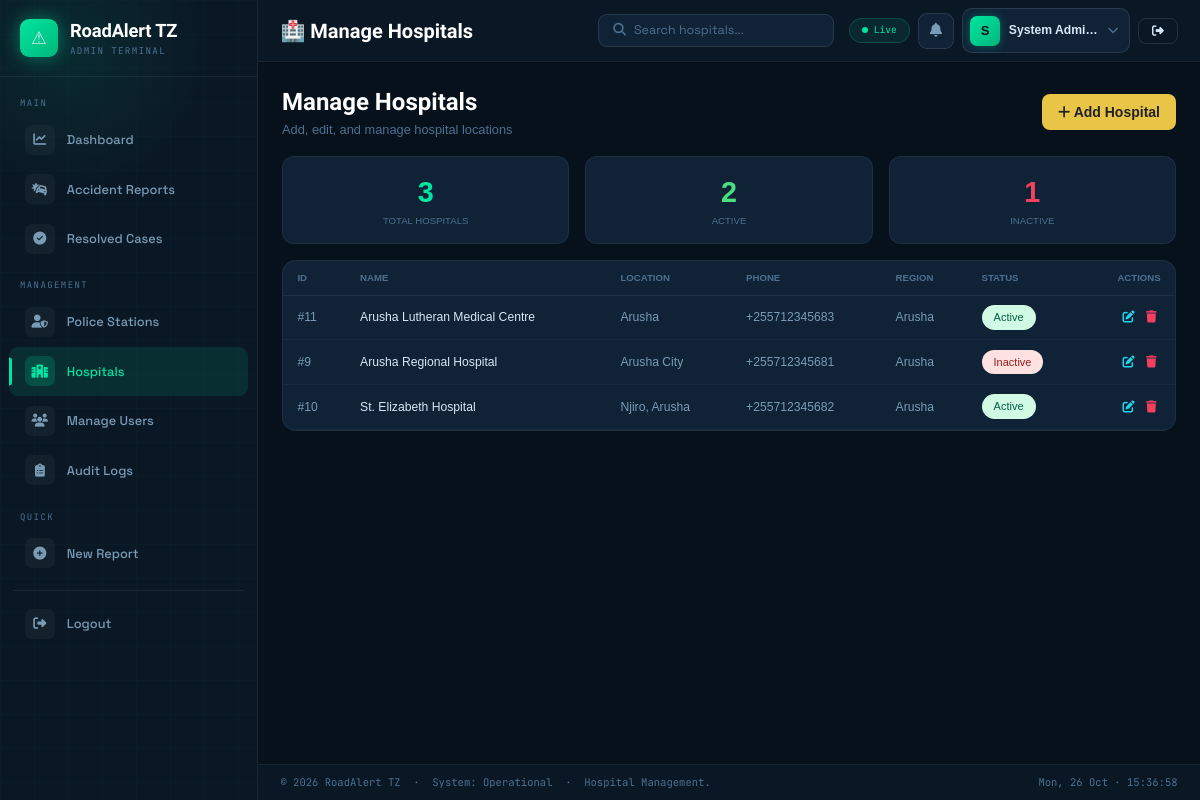
Page /admin/manage_hospital.php (signed in) on the committed database.
### tables this page shows
CREATE TABLE `hospital_stations` (
  `id` int(11) NOT NULL,
  `name` varchar(100) NOT NULL,
  `location` varchar(200) DEFAULT NULL,
  `phone` varchar(20) DEFAULT NULL,
  `email` varchar(100) DEFAULT NULL,
  `region` varchar(100) DEFAULT NULL,
  `latitude` decimal(10,8) DEFAULT NULL,
  `longitude` decimal(11,8) DEFAULT NULL,
  `is_active` tinyint(1) DEFAULT 1,
  `created_at` timestamp NOT NULL DEFAULT current_timestamp(),
  `updated_at` timestamp NOT NULL DEFAULT current_timestamp() ON UPDATE current_timestamp()
);

### admin/manage_hospital.php (the view, shortened to what this page needs)
<?php
include __DIR__ . '/../connection.php';
$stations = $conn->query("SELECT * FROM hospital_stations ORDER BY name");
$admin_name = htmlspecialchars($_SESSION['name'] ?? 'System Admin');
$admin_init = strtoupper(substr($admin_name, 0, 1));
?>
<!DOCTYPE html>
<html lang="en">
<head>
    <link rel="stylesheet" href="https://cdnjs.cloudflare.com/ajax/libs/font-awesome/6.5.0/css/all.min.css"/>
    <link rel="stylesheet" href="https://unpkg.com/leaflet@1.9.4/dist/leaflet.css"/>
    <script src="https://cdn.tailwindcss.com"></script>
</head>
<body>
<div class="shell" style="display:flex;height:100vh;overflow:hidden;">
<aside class="sidebar">
  <a href="dashboard.php" class="sb-brand">
    <div class="sb-logo">⚠</div>
    <div>
      <div class="sb-title">RoadAlert TZ</div>
      <div class="sb-sub">Admin Terminal</div>
    </div>
  </a>
  <nav class="sb-nav">
    <div class="sb-sect">Main</div>
    <a href="dashboard.php" class="sb-item <?= basename($_SERVER['PHP_SELF']) == 'dashboard.php' ? 'active' : '' ?>">
      <span class="sb-ic"><i class="fas fa-chart-line"></i></span> Dashboard
    </a>
    <a href="accident_report.php" class="sb-item <?= basename($_SERVER['PHP_SELF']) == 'accident_report.php' ? 'active' : '' ?>">
      <span class="sb-ic"><i class="fas fa-car-crash"></i></span> Accident Reports
    </a>
    <a href="resolved_cases.php" class="sb-item <?= basename($_SERVER['PHP_SELF']) == 'resolved_cases.php' ? 'active' : '' ?>">
    <span class="sb-ic"><i class="fas fa-check-circle"></i></span> Resolved Cases
</a>
    <div class="sb-sect" style="margin-top:.4rem">Management</div>
    <a href="manage_police.php" class="sb-item <?= basename($_SERVER['PHP_SELF']) == 'manage_police.php' ? 'active' : '' ?>">
      <span class="sb-ic"><i class="fas fa-user-shield"></i></span> Police Stations
    </a>
    <a href="manage_hospital.php" class="sb-item <?= basename($_SERVER['PHP_SELF']) == 'manage_hospital.php' ? 'active' : '' ?>">
      <span class="sb-ic"><i class="fas fa-hospital"></i></span> Hospitals
    </a>
    <a href="users.php" class="sb-item <?= basename($_SERVER['PHP_SELF']) == 'users.php' ? 'active' : '' ?>">
      <span class="sb-ic"><i class="fas fa-users"></i></span> Manage Users
    </a>
    <a href="audit_logs.php" class="sb-item <?= basename($_SERVER['PHP_SELF']) == 'audit_logs.php' ? 'active' : '' ?>">
      <span class="sb-ic"><i class="fas fa-clipboard-list"></i></span> Audit Logs
    </a>
    <div class="sb-sect" style="margin-top:.4rem">Quick</div>
    <a href="admin_report.php" class="sb-item" target="_blank">
      <span class="sb-ic"><i class="fas fa-plus-circle"></i></span> New Report
    </a>
    <div class="sb-divider" style="margin-top:.8rem"></div>
    <a href="../logout.php" class="sb-logout-item">
      <span class="sb-ic"><i class="fas fa-sign-out-alt"></i></span>
      Logout
    </a>
  </nav>
</aside>
<div class="main" style="flex:1;display:flex;flex-direction:column;overflow:hidden;min-width:0;background:var(--bg);">
  <div class="topbar">
    <div class="tb-title">🏥 Manage Hospitals</div>
    <div class="tb-search">
      <i class="fas fa-search"></i>
      <input type="text" placeholder="Search hospitals..." oninput="filterTable(this.value)" id="searchInput"/>
    </div>
    <div class="tb-acts">
      <div class="live-pill"><span class="live-dot"></span>Live</div>
<div class="notif-wrap">
    <button class="notif-btn" onclick="toggleNotif()" id="notificationBell">
        <i class="fas fa-bell"></i>
    </button>
</div>
      <div class="profile-wrap">
        <button class="profile-btn" id="profileBtn" onclick="toggleProfileDrop()">
          <div class="pa"><?= $admin_init ?></div>
          <span class="pname"><?= $admin_name ?></span>
          <i class="fas fa-chevron-down pchev"></i>
        </button>
      </div>
      <a href="../logout.php" class="tb-btn">
        <i class="fas fa-sign-out-alt"></i>
      </a>
    </div>
  </div>
  <div class="content" style="flex:1;overflow-y:auto;padding:1.4rem 1.5rem;">
    <div class="flex justify-between items-center mb-4 flex-wrap gap-3">
        <div>
            <h2 style="color:var(--white);font-family:'Sora',sans-serif;font-size:1.5rem;font-weight:700;">Manage Hospitals</h2>
            <p style="color:var(--muted);font-size:0.8rem;">Add, edit, and manage hospital locations</p>
        </div>
        <button onclick="openAddModal()" class="btn-gold px-4 py-2 rounded-lg text-sm">
            <i class="fas fa-plus"></i> Add Hospital
        </button>
    </div>
    <?php
    $total = $conn->query("SELECT COUNT(*) as c FROM hospital_stations")->fetch_assoc()['c'];
    $active = $conn->query("SELECT COUNT(*) as c FROM hospital_stations WHERE is_active=1")->fetch_assoc()['c'];
    $inactive = $conn->query("SELECT COUNT(*) as c FROM hospital_stations WHERE is_active=0")->fetch_assoc()['c'];
    ?>
    <div class="grid grid-cols-1 md:grid-cols-3 gap-4 mb-4">
        <div style="background:var(--bg3);border:1px solid var(--border);border-radius:12px;padding:0.9rem;text-align:center;">
            <p style="font-size:1.8rem;font-weight:800;color:var(--accent);"><?= $total ?></p>
            <p style="color:var(--muted);font-size:0.6rem;text-transform:uppercase;">Total Hospitals</p>
        </div>
        <div style="background:var(--bg3);border:1px solid var(--border);border-radius:12px;padding:0.9rem;text-align:center;">
            <p style="font-size:1.8rem;font-weight:800;color:#4ade80;"><?= $active ?></p>
            <p style="color:var(--muted);font-size:0.6rem;text-transform:uppercase;">Active</p>
        </div>
        <div style="background:var(--bg3);border:1px solid var(--border);border-radius:12px;padding:0.9rem;text-align:center;">
            <p style="font-size:1.8rem;font-weight:800;color:var(--red);"><?= $inactive ?></p>
            <p style="color:var(--muted);font-size:0.6rem;text-transform:uppercase;">Inactive</p>
        </div>
    </div>
    <div style="background:var(--bg3);border:1px solid var(--border);border-radius:14px;overflow:hidden;margin-bottom:1.5rem;">
        <div style="overflow-x:auto;">
            <table style="width:100%;border-collapse:collapse;font-size:0.76rem;" id="hospitalTable">
                <thead>
                    <tr style="border-bottom:1px solid var(--border);">
                        <th style="padding:0.6rem 0.9rem;text-align:left;font-size:0.6rem;text-transform:uppercase;color:var(--muted);font-weight:600;">ID</th>
                        <th style="padding:0.6rem 0.9rem;text-align:left;font-size:0.6rem;text-transform:uppercase;color:var(--muted);font-weight:600;">Name</th>
                        <th style="padding:0.6rem 0.9rem;text-align:left;font-size:0.6rem;text-transform:uppercase;color:var(--muted);font-weight:600;">Location</th>
                        <th style="padding:0.6rem 0.9rem;text-align:left;font-size:0.6rem;text-transform:uppercase;color:var(--muted);font-weight:600;">Phone</th>
                        <th style="padding:0.6rem 0.9rem;text-align:left;font-size:0.6rem;text-transform:uppercase;color:var(--muted);font-weight:600;">Region</th>
                        <th style="padding:0.6rem 0.9rem;text-align:left;font-size:0.6rem;text-transform:uppercase;color:var(--muted);font-weight:600;">Status</th>
                        <th style="padding:0.6rem 0.9rem;text-align:right;font-size:0.6rem;text-transform:uppercase;color:var(--muted);font-weight:600;">Actions</th>
                    </tr>
                </thead>
                <tbody>
                    <?php if ($stations && $stations->num_rows > 0): ?>
                        <?php while($row = $stations->fetch_assoc()): ?>
                            <tr style="border-bottom:1px solid rgba(255,255,255,.04);">
                                <td style="padding:0.6rem 0.9rem;color:var(--muted2);">#<?= $row['id'] ?></td>
                                <td style="padding:0.6rem 0.9rem;font-weight:500;color:var(--light);"><?= htmlspecialchars($row['name']) ?></td>
                                <td style="padding:0.6rem 0.9rem;color:var(--muted2);"><?= htmlspecialchars($row['location'] ?? '—') ?></td>
                                <td style="padding:0.6rem 0.9rem;color:var(--muted2);"><?= htmlspecialchars($row['phone'] ?? '—') ?></td>
                                <td style="padding:0.6rem 0.9rem;color:var(--muted2);"><?= htmlspecialchars($row['region'] ?? '—') ?></td>
                                <td style="padding:0.6rem 0.9rem;">
                                    <span class="<?= $row['is_active'] ? 'status-active' : 'status-inactive' ?>">
                                        <?= $row['is_active'] ? 'Active' : 'Inactive' ?>
                                    </span>
                                </td>
                                <td style="padding:0.6rem 0.9rem;text-align:right;">
                                    <a href="?edit=<?= $row['id'] ?>" style="color:var(--sky);text-decoration:none;padding:0 4px;">
                                        <i class="fas fa-edit"></i>
                                    </a>
                                    <a href="?delete=<?= $row['id'] ?>" onclick="return confirm('Delete this hospital?')" style="color:var(--red);text-decoration:none;padding:0 4px;">
                                        <i class="fas fa-trash"></i>
                                    </a>
                                </td>
                            </tr>
                        <?php endwhile; ?>
                    <?php endif; ?>
                </tbody>
            </table>
        </div>
    </div>
  </div>
  <div class="footer">
    <span>© 2026 RoadAlert TZ &nbsp;·&nbsp; System: Operational &nbsp;·&nbsp; Hospital Management.</span>
    <span id="clock"></span>
  </div>
</div>
</div>
</body>
</html>

### rows in the picture
hospital_stations: id "11", name "Arusha Lutheran Medical Centre", location "Arusha", phone "+255712345683", region "Arusha", is_active "Active"
hospital_stations: id "9", name "Arusha Regional Hospital", location "Arusha City", phone "+255712345681", region "Arusha", is_active "Inactive"
hospital_stations: id "10", name "St. Elizabeth Hospital", location "Njiro, Arusha", phone "+255712345682", region "Arusha", is_active "Active"

### other values in the picture
$admin_init "S"
$admin_name "System Admi…"
$total "3"
$active "2"
$inactive "1"
